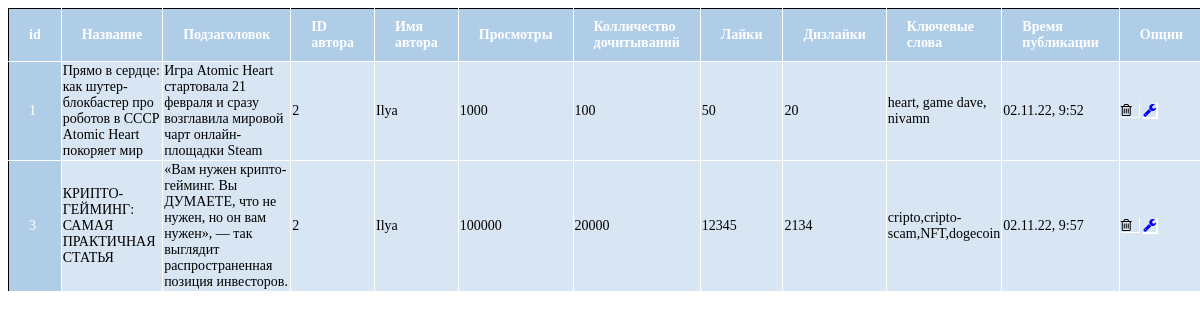
The page /admin/news.php on the database as committed earlier.
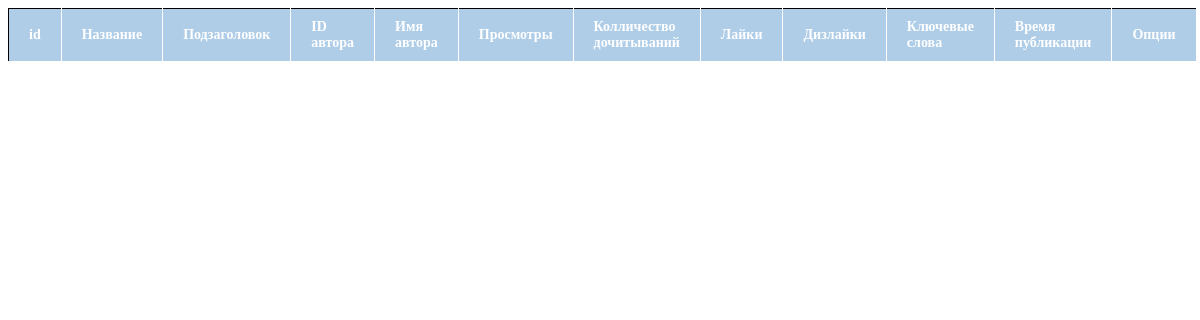
The same page on the database as committed later.
### tables this page shows
CREATE TABLE `News` (
  `id` int(11) NOT NULL,
  `Header` varchar(100) NOT NULL,
  `under_header` varchar(1000) NOT NULL,
  `author_id` int(7) NOT NULL,
  `views` int(7) NOT NULL,
  `reads_count` int(10) NOT NULL,
  `likes` int(7) NOT NULL,
  `dislikes` int(7) NOT NULL,
  `key_words` varchar(100) NOT NULL,
  `time` varchar(20) NOT NULL
);

CREATE TABLE `users` (
  `id` int(3) NOT NULL,
  `name` varchar(20) NOT NULL,
  `password` text NOT NULL,
  `mail` varchar(25) NOT NULL,
  `r_name` varchar(10) NOT NULL,
  `surname` varchar(10) NOT NULL,
  `phone` varchar(13) NOT NULL,
  `adress` varchar(20) NOT NULL,
  `role` tinyint(1) NOT NULL
);

### admin/news.php (the view, shortened to what this page needs)
<?php
$link = mysqli_connect('localhost', 'root', '', 'shop');
$req = 'SELECT `n` .`id` AS `news_id`, `n` .`Header`, `n` .`under_header`, `n` .`author_id`, `n` .`views`, `n` .`reads_count`, `n` .`likes`, `n` .`dislikes`, `n` .`key_words`, `n` .`time`, `u`.`id` AS `user_id`, `u`.`name` FROM `News` `n` , `users` `u` WHERE `u`.`id` = `n`.`author_id`';
$result = mysqli_query($link, $req);
$product = [];
while ($row = mysqli_fetch_assoc($result))
	$product[] = $row;
?>
<!DOCTYPE html>
<html lang="en">
<head>
	<link rel="stylesheet" href="https://maxcdn.bootstrapcdn.com/font-awesome/4.5.0/css/font-awesome.min.css">
	<link rel="stylesheet" href="style.css">
</head>
<body>
	<table border="1">
		<tr>
			<th>id</th>
			<th>Название</th>
			<th>Подзаголовок</th>
			<th>ID автора</th>
			<th>Имя автора</th>
			<th>Просмотры</th>
			<th>Колличество дочитываний</th>
			<th>Лайки</th>
			<th>Дизлайки</th>
			<th>Ключевые слова</th>
			<th>Время публикации</th>
			<th>Опции</th>
		</tr>
		<?php
		for ($i = 0; $i < count($product); $i++) {
			echo '<tr>';
			echo '<td>' . $product[$i]['news_id'] . '</td><td>' . $product[$i]['Header'] . '</td><td>' . $product[$i]['under_header'] . '</td><td>' . $product[$i]['author_id'] . '</td><td>' . $product[$i]['name'] . '</td><td>' . $product[$i]['views'] . '</td><td>' . $product[$i]['reads_count'] . '</td><td>' . $product[$i]['likes'] . '</td><td>' . $product[$i]['dislikes'] . '</td><td>' . $product[$i]['key_words'] . '</td><td>' . $product[$i]['time'] . '</td><td>
			<i class="fa fa-trash-o fa-fw gds-delete_n" id="' . $product[$i]['news_id'] . '"></i>
			<a href="edit_news.php?id=' . $product[$i]['news_id'] . '">
			<i class="fa fa-wrench fg fw" ></i>
			</td>';
			echo '</tr>';
		}
		?>
</body>
</html>

Rows that differ between the two databases and show on the page:
removed news: id "1", Header "Прямо в сердце: как шутер-блокбастер про роботов в СССР Atomic Heart покоряет мир", under_header "Игра Atomic Heart стартовала 21 февраля и сразу возглавила мировой чарт онлайн-площадки Steam", author "2", author.name "Ilya", views "1000", reads_count "100", likes "50", dislikes "20", key_words "heart, game dave, nivamn", time "02.11.22, 9:52"
removed news: id "3", Header "КРИПТО-ГЕЙМИНГ: САМАЯ ПРАКТИЧНАЯ СТАТЬЯ", under_header "«Вам нужен крипто-гейминг. Вы ДУМАЕТЕ, что не нужен, но он вам нужен», — так выглядит распространенная позиция инвесторов.", author "2", author.name "Ilya", views "100000", reads_count "20000", likes "12345", dislikes "2134", key_words "cripto,cripto-scam,NFT,dogecoin", time "02.11.22, 9:57"
